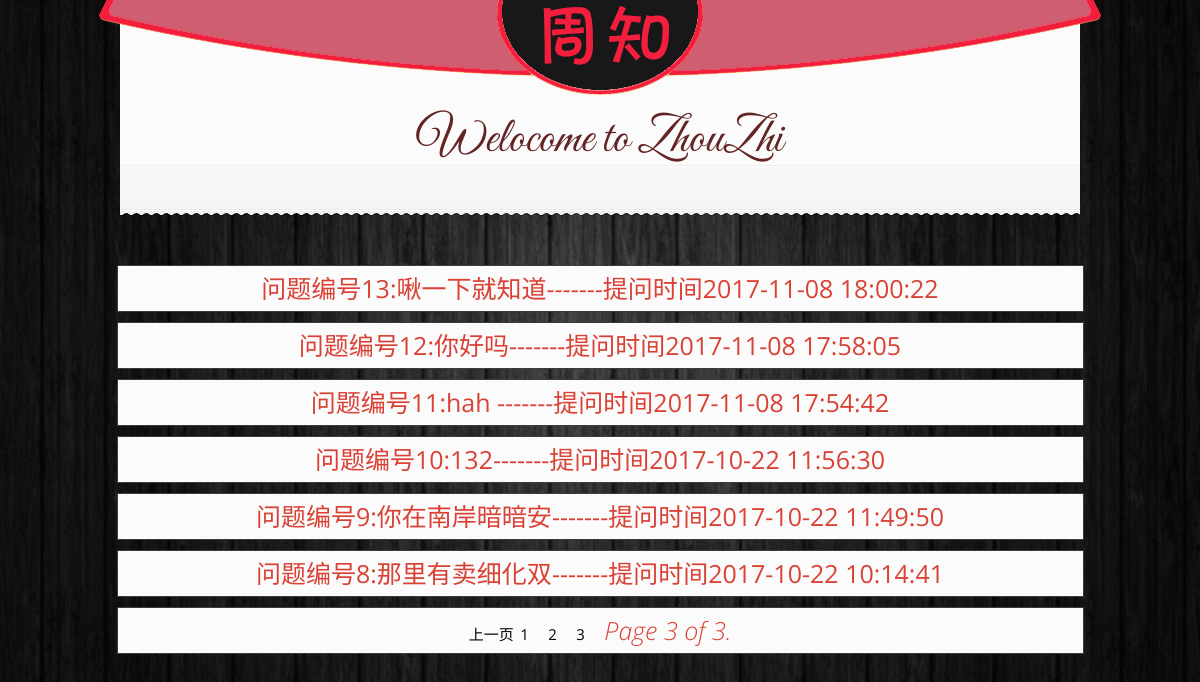
Screenshot of /hot?page=3 with the database file from the repository.
### zhou/models.py (models this page shows)
class Question(models.Model):
    qustion_user = models.ForeignKey(User)
    content = models.TextField(null=False)
    time = models.CharField(max_length=30)
    def __unicode__(self):  # 在Python3中用 __str__ 代替 __unicode__
        return self.content

### zhou/views.py (the view)
# urls.py: url(r'^hot',views.hot),
def hot(request):
    context = {}
    questions=Question.objects.order_by()
    questions_list=[]
    for question in questions:
        questions_list.append([question.id,question,question.time])
    questions_list.reverse()
    paginator=Paginator(questions_list,10)
    page= request.GET.get('page')
    try:
        contacts = paginator.page(page)
    except PageNotAnInteger:
        contacts = paginator.page(1)
    except EmptyPage:
        contacts = paginator.page(paginator.num_pages)
    context['questions']=contacts
    context['count']=paginator.page_range
    print(contacts.count)
    return render(request, 'hot.html', context)

### templates/hot.html (shortened to what this page needs)
<!DOCTYPE html>
<html lang="en">
<head>
    <link rel="stylesheet" href="/static/dlzc/css/style.css" />
    <link rel="stylesheet" href="/static/dlzc/css/prettyPhoto.css" />
    <link rel="stylesheet" href="/static/dlzc/css/animate.min.css" />
    <link rel="stylesheet" href="/static/dlzc/css/bounceInDown.css" />
    <link rel="stylesheet" href="/static/dlzc/css/hot.css" />
</head>
<body id="example-rand">
<div id="headerContainer">
    <div id="mainMenuBg" style="position: relative">
        <img src="/static/dlzc/images/menubar.png" width="1002px" height="95px"
             style="position:absolute;left:50%;top:0;margin: 0 -501px;" usemap="#testmap">
    </div>
    <div id="QuotePagetitleBreadcrumbsWrapper">
        <div id="QuotePagetitleContainer">
            <p>Welocome to ZhouZhi</p>
        </div>
        <div id="subtitleBreadcrumbsContainer">
            <div id="subtitleBreadcrumbsWrapper">
            </div>
        </div>
    </div>
</div>
{% for question in questions  %}
<div class="content">
    <div class="reci">
        <a href="{% url "question_id" question.0 %}"><h1>问题编号{{ question.0 }}:{{ question.1 }}-------提问时间{{ question.2 }} </h1></a>
    </div>
</div>
{% endfor %}
<div class="content">
    <div class="reci">
    <h1>
        {% if questions.has_previous %}
            <a href="?page={{ questions.previous_page_number }}">上一页</a>
        {% endif %}
            {% for foo in count %}
        <a href="?page={{ foo }}">{{ foo }}</a>&nbsp;&nbsp;
        {% endfor %}
        <span class="current">
            Page {{ questions.number }} of {{ questions.paginator.num_pages }}.
        </span>
    </h1>
    </div>
</div>
</body>
</html>

### zhou/static/dlzc/css/style.css (style rules this page uses)
html, body, div, span, applet, object, iframe, h1, h2, h3, h4, h5, h6, p, blockquote, pre, a, abbr, acronym, address, big, cite, code, del, dfn, em, img, ins, kbd, q, s, samp, small, strike, strong, sub, sup, tt, var, b, u, i, center, dl, dt, dd, ol, ul, li, fieldset, form, label, legend, table, caption, tbody, tfoot, thead, tr, th, td, article, aside, canvas, details, embed, figure, figcaption, footer, header, hgroup, menu, nav, output, ruby, section, summary, time, mark, audio, video { margin: 0; padding: 0; border: 0; font-size: 100%; font: inherit; vertical-align: baseline; }
body { line-height: 1; }
a { text-decoration: none; }
body { background: url(../images/back.jpg) no-repeat; background-position: top center; background-size: 100%; font-family: 'Open Sans', sans-serif; font-weight: 300; }
h1 { font-size: 25px; color: #da4135; font-weight: 400; margin-bottom: 10px; }
h1 span { font-weight: 100; font-style: italic; }
p { color: #903737; font-size: 12px; line-height: 18px; font-weight: 500; letter-spacing: 0.2px; }
a { color: #da4135; font-size:13px }
#headerContainer { position: relative; z-index: 50; height: 215px; margin-bottom:50px; }
#QuotePagetitleBreadcrumbsWrapper { width: 960px; margin: 0 auto; position:relative; z-index:-10; top:-100px; }
#QuotePagetitleContainer { min-height: 150px; display:block; }
#QuotePagetitleContainer p { font-family: 'Great Vibes', cursive; font-size: 50px; color: #f21e3e; text-align: center; padding-top:120px; line-height: 1; letter-spacing: 0; font-weight: 300; }
#subtitleBreadcrumbsContainer { background: url(../images/pageTitleQuoteContainerBottomBar.png) repeat-x; height:51px; background-position: bottom; }
#subtitleBreadcrumbsWrapper { width: 490px; margin: 0 auto; padding-top: 9px; }

### zhou/static/dlzc/css/bounceInDown.css (style rules this page uses)
.bounceInDown { -webkit-animation-name: bounceInDown; -moz-animation-name: bounceInDown; -o-animation-name: bounceInDown; animation-name: bounceInDown; }

### zhou/static/dlzc/css/hot.css (style rules this page uses)
body,div,img,p,ul,li,dl,dt,dd,h1,h2,h3,h4,h5,h6 { margin: 0;padding: 0; }
input,img,button { border:0; outline: none; margin: 0; padding: 0; }
fieldset, img, input,button { border: none; padding: 0; margin: 0; outline-style: none; }
img { border:0; vertical-align: middle; }
a { color: #000;text-decoration: none;font-size: 15px }
body { background: url(../images/back.jpg) repeat; background-position: top center; background-size: 100%; font-family: 'Open Sans', sans-serif; font-weight: 300; }
#mainMenuBg { position: relative; width: 1002px; height: 95px; margin: 0 auto; }
#headerContainer { position: relative; z-index: 50; height: 215px; margin-bottom:50px; }
#QuotePagetitleBreadcrumbsWrapper { width: 960px; margin: 0 auto; position:relative; z-index:-10; top:-100px; }
#QuotePagetitleContainer { background: #fbfbfb; min-height: 150px; display:block; }
#QuotePagetitleContainer p { font-family: 'Great Vibes', cursive; font-size: 50px; color: #642424; text-align: center; padding-top:120px; line-height: 1; letter-spacing: 0; font-weight: 300; }
#subtitleBreadcrumbsContainer { background: url(../images/pageTitleQuoteContainerBottomBar.png) repeat-x; height:51px; background-position: bottom; position: relative; }
.animated { animation-duration: 1s; animation-fill-mode: both; }
.reci { margin:5px auto 10px; width: 945px; background-color: #fbfbfb; padding: 10px; border: 1px solid #3c3c3c; }
.reci h1 { text-align: center; }

### rows the page displays
Question: id "13", content "啾一下就知道", time "2017-11-08 18:00:22"
Question: id "12", content "你好吗", time "2017-11-08 17:58:05"
Question: id "11", content "hah", time "2017-11-08 17:54:42"
Question: id "10", content "132", time "2017-10-22 11:56:30"
Question: id "9", content "你在南岸暗暗安", time "2017-10-22 11:49:50"
Question: id "8", content "那里有卖细化双", time "2017-10-22 10:14:41"

### other values shown
{{ foo }} "1" "2" "3"
{{ questions.number }} "3"
{{ questions.paginator.num_pages }} "3"
